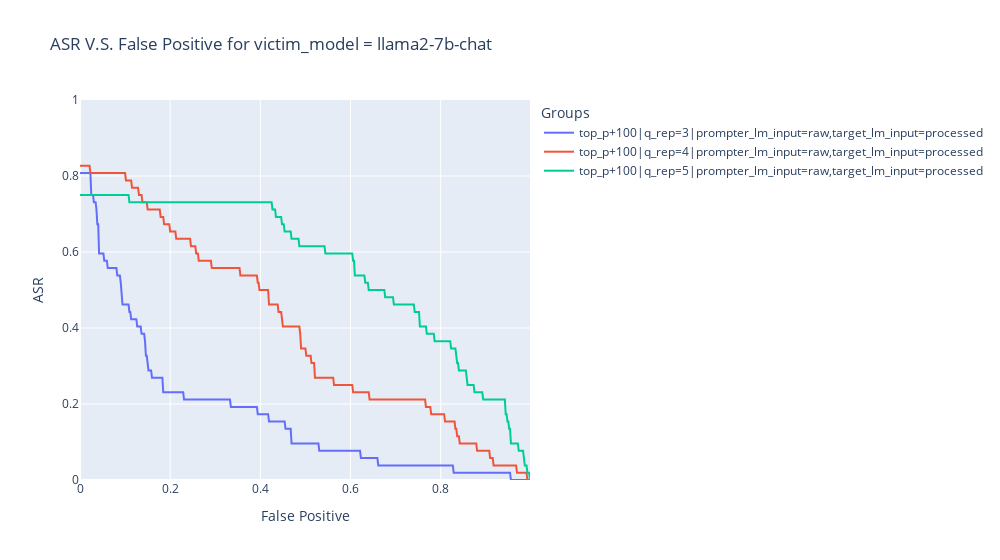

The notebook cell saved with this chart:
### Markdown cell above
Interesting cases,
Use prompt for unchanged harmful query still works for q_rep query.

### Code cell
victim_model = "llama2-7b-chat"
determine_way = "all"
base_ppl = f"/users/PAA0201/lzy37ld/why_attack_lzy/data/q_ppl/{victim_model}/q_ppl_d.json"
data_l = []

data_l.append(\
	{"path": "/fs/ess/PAA0201/lzy37ld/why_attack/ckpt/prompter_victim=llama2-7b-chat_prompt_type=q_p_model_name=llama2-base_sample_way_and_n_sample=loss_100_nsample=200_epoch_5/checkpoint-25000-val/val|prompter_val_checkpoint|decode_top_p_numreturn_100|promptway_prompter_q_p|q_rep_3|q_s_position_prompter_lm=raw|target_lm=processed/llama2-7b-chat|max_new_tokens_100/targetlm.jsonl"\
  	,
  	"name":"top_p+100|q_rep=3|prompter_lm_input=raw,target_lm_input=processed"}
	)
data_l.append(\
	{"path": "/fs/ess/PAA0201/lzy37ld/why_attack/ckpt/prompter_victim=llama2-7b-chat_prompt_type=q_p_model_name=llama2-base_sample_way_and_n_sample=loss_100_nsample=200_epoch_5/checkpoint-25000-val/val|prompter_val_checkpoint|decode_top_p_numreturn_100|promptway_prompter_q_p|q_rep_4|q_s_position_prompter_lm=raw|target_lm=processed/llama2-7b-chat|max_new_tokens_100/targetlm.jsonl"\
  	,
  	"name":"top_p+100|q_rep=4|prompter_lm_input=raw,target_lm_input=processed"}
	)
data_l.append(\
	{"path": "/fs/ess/PAA0201/lzy37ld/why_attack/ckpt/prompter_victim=llama2-7b-chat_prompt_type=q_p_model_name=llama2-base_sample_way_and_n_sample=loss_100_nsample=200_epoch_5/checkpoint-25000-val/val|prompter_val_checkpoint|decode_top_p_numreturn_100|promptway_prompter_q_p|q_rep_5|q_s_position_prompter_lm=raw|target_lm=processed/llama2-7b-chat|max_new_tokens_100/targetlm.jsonl"\
  	,
  	"name":"top_p+100|q_rep=5|prompter_lm_input=raw,target_lm_input=processed"}
	)


for data in data_l:
	assert f"prompter_victim={victim_model}" in data["path"]
	d = dict(path = data["path"],determine_way = determine_way, base_ppl = base_ppl)
	args = Args(**d)
	False_Positive_l,ASR_l = analysis_ASR(args)
	data.update({"False_Positive":False_Positive_l,"ASR":ASR_l})
	

plot_ASR(data_l,victim_model,width=1000)

### Figure 1 — Plotly figure (JSON) as saved in the notebook; plotly's stock layout.template omitted (floating-point values rounded to 4 significant figures; data arrays with more than 128 entries replaced by an {"elided": "..."} marker saying what was removed)
{"data": [{"mode": "lines", "name": "top_p+100|q_rep=3|prompter_lm_input=raw,target_lm_input=processed", "type": "scatter", "x": {"elided": "520 float values"}, "y": {"elided": "520 float values"}}, {"mode": "lines", "name": "top_p+100|q_rep=4|prompter_lm_input=raw,target_lm_input=processed", "type": "scatter", "x": {"elided": "520 float values"}, "y": {"elided": "520 float values"}}, {"mode": "lines", "name": "top_p+100|q_rep=5|prompter_lm_input=raw,target_lm_input=processed", "type": "scatter", "x": {"elided": "520 float values"}, "y": {"elided": "520 float values"}}], "layout": {"legend": {"title": {"text": "Groups"}}, "title": {"text": "ASR V.S. False Positive for victim_model = llama2-7b-chat"}, "width": 1000, "xaxis": {"title": {"text": "False Positive"}}, "yaxis": {"range": [0, 1], "title": {"text": "ASR"}}}}
